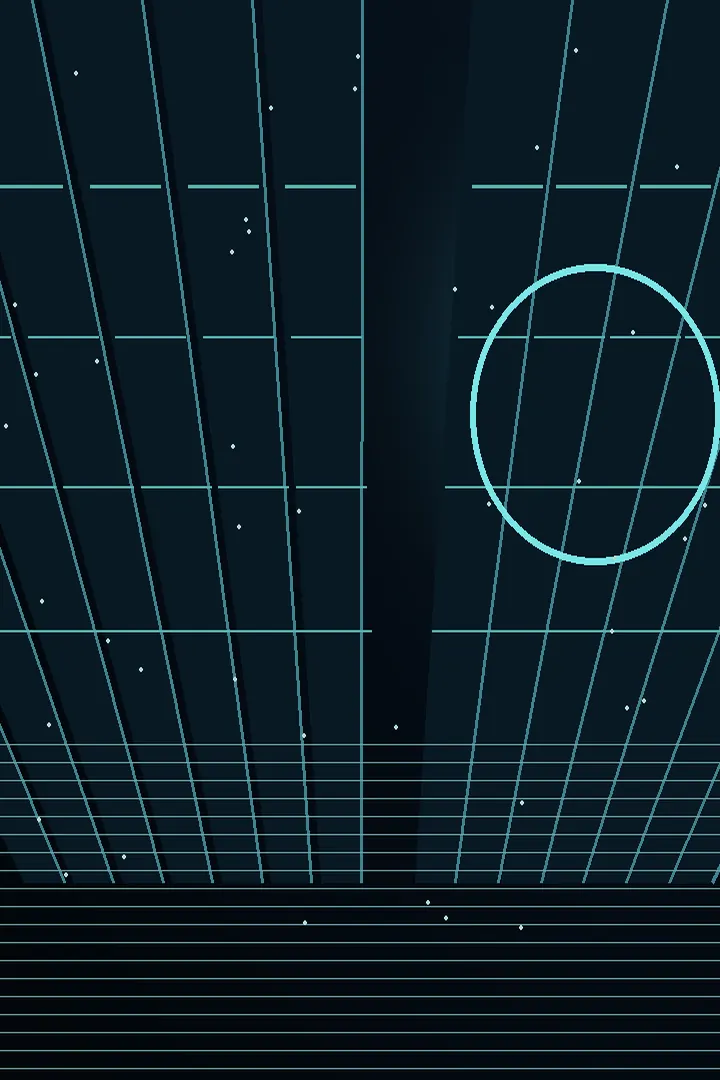
#> input picture cinema/assets/archive-mobile.webp, 720 x 1080 px, given in place of a_cinematic_high_end_dark_sci_fi_promotional_ui.png, which was not available
$ python prepare-assets.py
#> lines starting #> are read from the running program, lines starting #| are printed output that depends on the picture
from PIL import Image,ImageEnhance,ImageFilter,ImageOps,ImageDraw
from pathlib import Path
R=Path(__file__).resolve().parents[1] / 'source-boards'
O=Path(__file__).resolve().parents[1] / 'assets'
O.mkdir(parents=True,exist_ok=True)
assets=[
('city', 'a_cinematic_high_end_dark_sci_fi_promotional_ui.png', (700,285,1295,655)),
('skyline', 'a_wide_cinematic_infographic_dashboard_poster_wit.png', (530,15,1230,426)),
('tribunal-light', 'a_wide_cinematic_collage_and_ui_mockup_image_over.png', (990,10,1340,300)),
('human', 'a_wide_cinematic_collage_and_ui_mockup_image_over.png', (820,590,1040,730)),
('aftermath', 'a_wide_cinematic_ui_infographic_style_promotional.png', (735,70,1250,490)),
('vantage', 'a_wide_high_resolution_infographic_cinematic_pres.png', (105,735,280,938)),
]
thumbs=[]
for name,src,rect in assets:
    im=Image.open(R/src).convert('RGB').crop(rect)
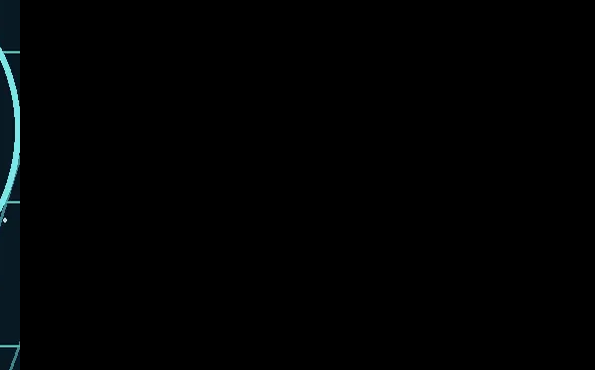
#> im: PIL image 595x370 RGB; mean R, G, B 0.9, 1.9, 2.2
    native=im.size
#> native = (595, 370)
    # preserve cinematic color and composition; resize with Lanczos: not claim source resolution upgraded
    w=1440; h=900
    fit=ImageOps.fit(im,(w,h),Image.Resampling.LANCZOS,centering=(.5,.45))
    fit=ImageEnhance.Color(fit).enhance(.83)
    fit=ImageEnhance.Contrast(fit).enhance(1.06)
    # add shadow on left, keeps copy legible with no new text in image
    shadow=Image.new('RGBA',(w,h),(0,0,0,0)); p=shadow.load()
#> after `shadow = Image.new('RGBA', (w, h), (0, 0, 0, 0))`: shadow: PIL image 1440x900 RGBA; every value is 0
    for x in range(w):
      a=int(190*max(0,1-x/(w*.84))**1.35)
      for y in range(h): p[x,y]=(3,8,16,a)
    fit=Image.alpha_composite(fit.convert('RGBA'),shadow).convert('RGB')
    fit.save(O/(name+'.webp'), 'WEBP',quality=84,method=6)
    mobile=ImageOps.fit(im,(720,1080),Image.Resampling.LANCZOS,centering=(.6,.42))
#> mobile: PIL image 720x1080 RGB; every value is 0
    mobile=ImageEnhance.Contrast(mobile).enhance(.95)
    mobile.save(O/(name+'-mobile.webp'),'WEBP',quality=76,method=6)
    t=fit.resize((400,250))
    d=ImageDraw.Draw(t);d.rectangle((0,0,400,29),fill='#0b111d');d.text((10,9),f'{name}  source: {native[0]}x{native[1]}',fill='#eee')
    thumbs.append(t)
#> pass 2 of the loop `for name,src,rect in assets:`:
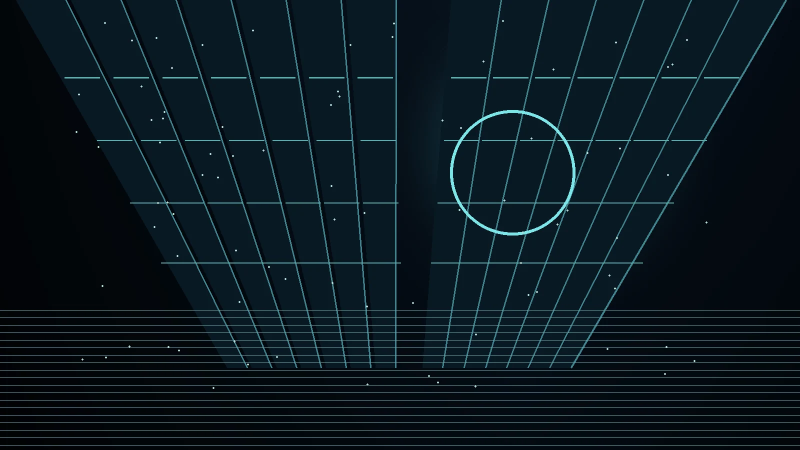
#> input picture cinema/assets/archive.webp, 1600 x 900 px, given in place of a_wide_cinematic_infographic_dashboard_poster_wit.png, which was not available (shown at 1/2 size)
#> im: PIL image 700x411 RGB
#> `mobile=ImageOps.fit(im,(720,1080),Image.Resampling.LANCZOS,centering=(..`:
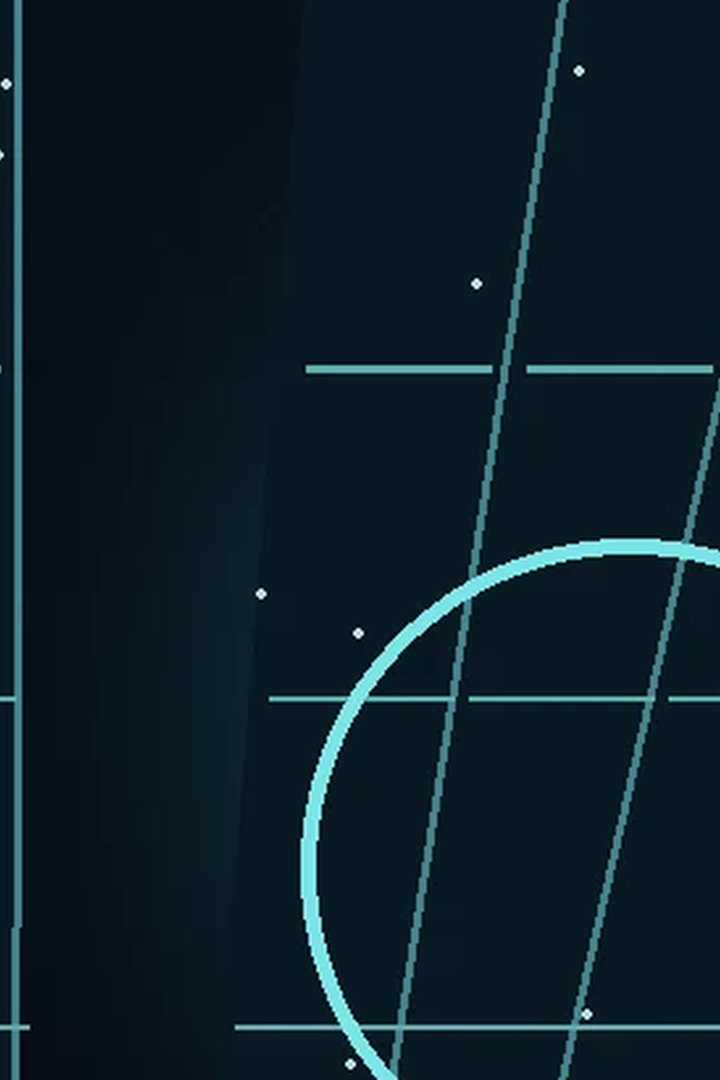
#> mobile: PIL image 720x1080 RGB; mean R, G, B 12.7, 31.3, 40.8
#> `t=fit.resize((400,250))`:
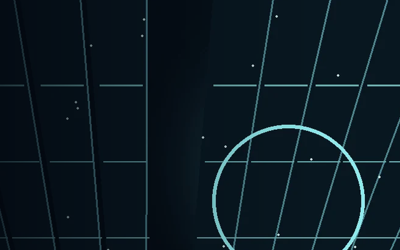
#> t: PIL image 400x250 RGB; mean R, G, B 10.9, 24.9, 33.3
#> (the run stopped early here; a loop or call above may not have finished)
